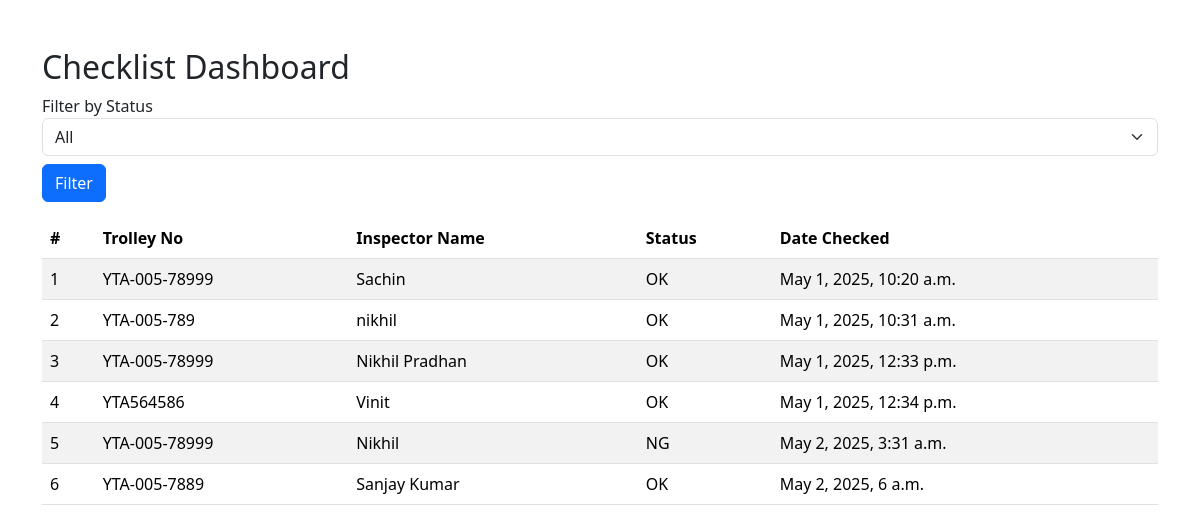
The page /dashboard/ (signed in) on the database its author committed.
### trolley_app/models.py (models this page shows, shortened)
class TrolleyChecklist(models.Model):
    user = models.ForeignKey(User, on_delete=models.SET_NULL, null=True, blank=True)
    trolley_no = models.CharField(max_length=200)
    inspector_name = models.CharField(max_length=100)
    trolley_no_availability = models.CharField(max_length=100)
    trolley_rust_condition = models.CharField(max_length=100)
    trolley_handle_condition = models.CharField(max_length=100)
    part_resting_support_conditions = models.CharField(max_length=100)
    joint_welding_conditions = models.CharField(max_length=100)
    tow_hook_condition = models.CharField(max_length=100)
    wheel_moments = models.CharField(max_length=100)
    Wheel_lock_and_balancing = models.CharField(max_length=100)
    wheel_plate_conditions = models.CharField(max_length=100)
    Trolley_cushioning_material_conditions = models.CharField(max_length=100)
    Sharp_edge_check = models.CharField(max_length=100)
    flap_trolley_cover_conditions = models.CharField(max_length=100)
    trolley_plate_availability = models.CharField(max_length=100)
    trolley_door_hinge_condition = models.CharField(max_length=100)
    trolley_holding_position_greencolor = models.CharField(max_length=100)
    trolley_pinch_hazard_orangecolour = models.CharField(max_length=100)
    status = models.CharField(max_length=100)  # OK or NG
    date_checked = models.DateTimeField(auto_now_add=True)

### trolley_app/views.py (the view)
# urls.py: path('dashboard/', checklist_dashboard, name='checklist_dashboard'),
@login_required
def checklist_dashboard(request):
    checklists = TrolleyChecklist.objects.all()  # Get all checklists
    if request.user.is_authenticated:
        checklists = checklists.filter(user=request.user)
    return render(request, 'checklist_dashboard.html', {'checklists': checklists})

### trolley_app/templates/checklist_dashboard.html (shortened to what this page needs)
<!DOCTYPE html>
<html lang="en">
<head>
    <link href="https://cdn.jsdelivr.net/npm/bootstrap@5.3.2/dist/css/bootstrap.min.css" rel="stylesheet">
</head>
<body>
<div class="container mt-5">
    <h2>Checklist Dashboard</h2>
    <form method="GET" class="mb-3">
        <label for="status">Filter by Status</label>
        <select name="status" id="status" class="form-select">
            <option value="">All</option>
        </select>
        <button type="submit" class="btn btn-primary mt-2">Filter</button>
    </form>
    <table class="table table-striped">
        <thead>
            <tr>
                <th>#</th>
                <th>Trolley No</th>
                <th>Inspector Name</th>
                <th>Status</th>
                <th>Date Checked</th>
            </tr>
        </thead>
        <tbody>
            {% for checklist in checklists %}
                <tr>
                    <td>{{ forloop.counter }}</td>
                    <td>{{ checklist.trolley_no }}</td>
                    <td>{{ checklist.inspector_name }}</td>
                    <td>{{ checklist.status }}</td>
                    <td>{{ checklist.date_checked }}</td>
                </tr>
            {% empty %}
                <tr>
                    <td colspan="5" class="text-center">No submissions found.</td>
                </tr>
            {% endfor %}
        </tbody>
    </table>
</div>
</body>
</html>

### rows shown on the page
TrolleyChecklist: trolley_no "YTA-005-78999", inspector_name "Sachin", status "OK", date_checked "May 1, 2025, 10:20 a.m."
TrolleyChecklist: trolley_no "YTA-005-789", inspector_name "nikhil", status "OK", date_checked "May 1, 2025, 10:31 a.m."
TrolleyChecklist: trolley_no "YTA-005-78999", inspector_name "Nikhil Pradhan", status "OK", date_checked "May 1, 2025, 12:33 p.m."
TrolleyChecklist: trolley_no "YTA564586", inspector_name "Vinit", status "OK", date_checked "May 1, 2025, 12:34 p.m."
TrolleyChecklist: trolley_no "YTA-005-78999", inspector_name "Nikhil", status "NG", date_checked "May 2, 2025, 3:31 a.m."
TrolleyChecklist: trolley_no "YTA-005-7889", inspector_name "Sanjay Kumar", status "OK", date_checked "May 2, 2025, 6 a.m."
